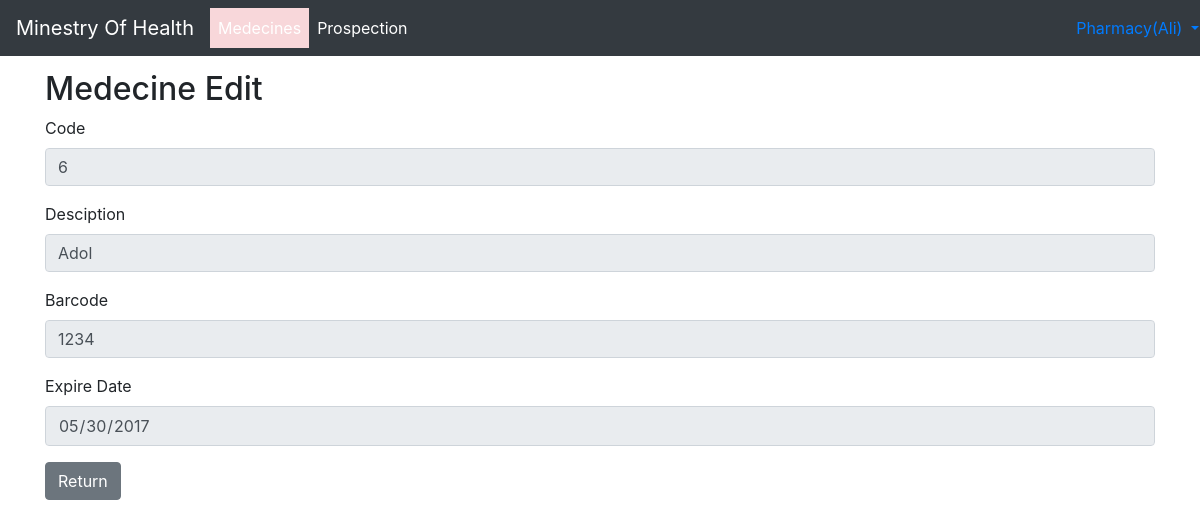
The app's page /MedecineDetails.php?pID=6 (signed in) with its own data.
### tables this page shows
CREATE TABLE IF NOT EXISTS `medecine` (
  `id` int(11) NOT NULL AUTO_INCREMENT,
  `Description` varchar(100) NOT NULL,
  `ExDate` date NOT NULL,
  `Barcode` varchar(20) NOT NULL,
  PRIMARY KEY (`id`)
);

### included/MedecineDetails.php (called while the page is built, shortened)
<?php
try{
        if(isset($_GET["pID"])){
            $id=$_GET["pID"];
            include("config.php");
            $query="SELECT `id`, `Description`, `ExDate`, `Barcode` FROM `medecine` WHERE `id`='$id'";
            $results= $db->query($query);
            $row = $results->fetch(PDO::FETCH_ASSOC);
        }
}catch(Exception $e) {
 echo 'Message: ' .$e->getMessage();
}
?>

### MedecineDetails.php (the view, shortened to what this page needs)
<!doctype html>
<html>
<head>
</head>
<body style="padding-top: 70px">
    <?php include("navbar.php") ?>
    <div class="container ">
        <h2>Medecine Edit</h2>
        <form method="post">
<span id="imessage" style="color: red;"><?php include("included/MedecineDetails.php") ?></span>
            <div class="form-group">
                <label for="pFName">Code</label>
                <input type="text" class="form-control" id="pID" name="pID" placeholder="Enter Name" value="<?php echo $row["id"]; ?>" readonly />
            </div>
            <div class="form-group">
                <label for="pDescription">Desciption</label>
                <input type="text" class="form-control" id="pDescription" name="pDescription" placeholder="Enter Desciption" value="<?php echo $row["Description"]; ?>" readonly />
            </div>
            <div class="form-group">
                <label for="pBarcode">Barcode</label>
                <input type="text" class="form-control" id="pBarcode" name="pBarcode" placeholder="Enter Desciption" value="<?php echo $row["Barcode"]; ?>" readonly />
            </div>
            <div class="form-group">
                <label for="pExDate">Expire Date</label>
                <input type="date" class="form-control" id="pExDate" name="pExDate" placeholder="Enter Expire Date " value="<?php echo $row["ExDate"]; ?>" readonly />
            </div>
            <a   class="btn btn-secondary" href="Medecines.php">Return</a>
        </form>
    </div>
</body>
</html>

### records on screen
medecine: pID "6", pDescription "Adol", pBarcode "1234", pExDate "05/30/2017"

### other values on screen
$_SESSION["type"] "Pharmacy"
$_SESSION["F_name"] "Ali"
